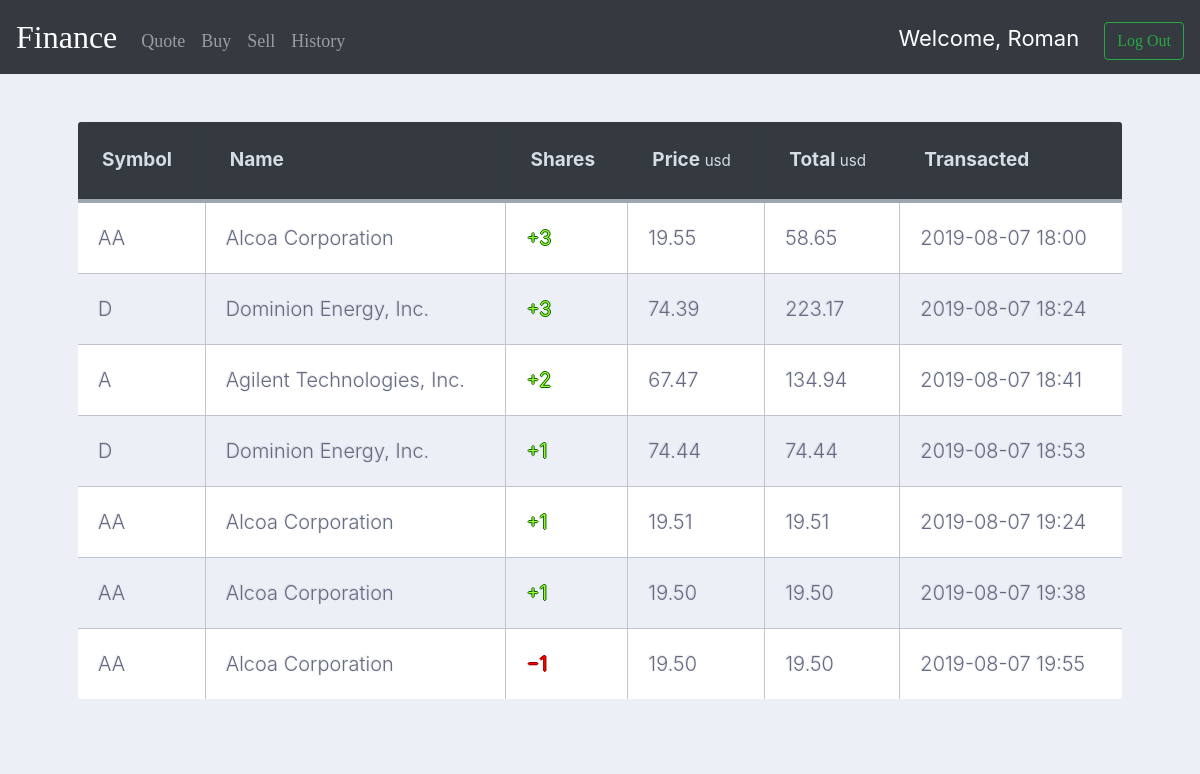
The page /history (signed in) on the database its author committed.
### model.py (models this page shows, shortened)
class User(UserMixin, db.Model):
    id = db.Column(db.Integer, primary_key=True)
    username = db.Column(db.String(10), unique=True, nullable=False)
    password = db.Column(db.String(30), unique=True, nullable=False)
    cash = db.Column(db.Float)
    shares = db.relationship('Share', backref='owner')
    history = db.relationship('History', backref='owner')

class History(db.Model):
    id = db.Column(db.Integer, primary_key=True)
    symbol = db.Column(db.String(10), nullable=False)
    name = db.Column(db.String(10), nullable=False)
    number = db.Column(db.Integer, nullable=False)
    price = db.Column(db.Float, nullable=False)
    total = db.Column(db.Float, nullable=False)
    transacted = db.Column(db.String, nullable=False)
    status = db.Column(db.String, nullable=False)
    owner_id = db.Column(db.Integer, db.ForeignKey('user.id'))

### view.py (the view)
@app.route('/history', methods=['GET', 'POST'])
def history():
    user = User.query.filter_by(username=session['user_name']).first()
    return render_template('history.html', history=user.history)

### helper.py (called while the page is built)
def format_value_float(value):
    value = float(value)
    return f"{value:,.2f}"

### view.py (called while the page is built)
@login_manager.user_loader
def load_user(user_id):
    return User.query.get(int(user_id))

### templates/history.html (shortened to what this page needs)
{% extends 'base.html' %}
{% block main %}
    <div>
        <table style="width: 100%">
            <tr style="text-align:left">
                <th style="font-weight:bold">Symbol</th>
                <th style="font-weight:bold">Name</th>
                <th style="font-weight:bold">Shares</th>
                <th style="font-weight:bold">Price
                    <small>usd</small>
                </th>
                <th style="font-weight:bold">Total
                    <small>usd</small>
                </th>
                <th style="font-weight:bold">Transacted</th>
            </tr>
            {% for item in history %}
                <tr>
                    <td>{{ item.symbol }}</td>
                    <td>{{ item.name }}</td>
                    {% if item.status == 'bought' %}
                        <td id="color_buy">&plus;{{ item.number }}</td>
                    {% else %}
                        <td id="color_sell">&minus;{{ item.number }}</td>
                    {% endif %}
                    <td>{{ format_value_float(item.price) }}</td>
                    <td>{{ format_value_float(item.total) }}</td>
                    <td>{{ item.transacted }}</td>
                </tr>
            {% endfor %}
        </table>
    </div>
{% endblock %}

### templates/base.html (shortened to what this page needs)
<!DOCTYPE html>
<html lang="en">
<head>
	<link rel="stylesheet" type="text/css" href="/static/css/util.css">
	<link rel="stylesheet" type="text/css" href="/static/css/main.css">
    <link href="https://maxcdn.bootstrapcdn.com/bootstrap/4.1.3/css/bootstrap.min.css" rel="stylesheet">
    <link href="/static/styles.css" rel="stylesheet">
    <link href="/static/login.css" rel="stylesheet">
    <link rel="stylesheet" href="https://cdnjs.cloudflare.com/ajax/libs/font-awesome/4.7.0/css/font-awesome.css"/>
    <link rel="stylesheet" href="https://stackpath.bootstrapcdn.com/bootstrap/4.1.1/css/bootstrap.min.css"
/>
    <link rel="stylesheet" href="https://stackpath.bootstrapcdn.com/bootstrap/4.3.1/css/bootstrap.min.css"
>
</head>
<body>
<nav class="navbar navbar-expand-lg navbar-dark bg-dark">
    <a class="navbar-brand" href="{{ url_for('index') }}">Finance</a>
    <div class="collapse navbar-collapse" id="navbarSupportedContent">
        {% if session.user_name %}
            <ul class="navbar-nav mr-auto mt-2">
                <li class="nav-item"><a class="nav-link" href="/quote">Quote</a></li>
                <li class="nav-item"><a class="nav-link" href="/buy">Buy</a></li>
                <li class="nav-item"><a class="nav-link" href="/sell">Sell</a></li>
                <li class="nav-item"><a class="nav-link" href="/history">History</a></li>
            </ul>
            <ul class="navbar-nav ml-auto mt-2">
                <li class="welcome">Welcome, {{ session.user_name }}</li>
                <li class="nav-item"><a class="btn btn-outline-success my-2 my-sm-0" href="/logout">Log Out</a></li>
            </ul>
        {% else %}
            <ul class="navbar-nav ml-auto mt-2" id="fff">
                <li><a href="/register" role="button" class="btn btn-outline-success my-2 my-sm-0">Register</a></li>
                <li>-</li>
                <li><a href="/login" role="button" class="btn btn-outline-success my-2 my-sm-0">Log In</a></li>
            </ul>
        {% endif %}
    </div>
</nav>
<main class="container p-5">
    {% block main %}{% endblock %}
</main>
</body>
</html>

### static/css/main.css (style rules this page uses)
* { margin: 0px; padding: 0px; box-sizing: border-box; }
body, html { height: 100%; font-family: Ubuntu-Regular, sans-serif; }
a { font-family: Ubuntu-Regular; font-size: 14px; line-height: 1.7; color: #666666; margin: 0px; transition: all 0.4s; -webkit-transition: all 0.4s; -o-transition: all 0.4s; -moz-transition: all 0.4s; }
ul, li { margin: 0px; list-style-type: none; }

### static/styles.css (style rules this page uses)
nav .navbar-brand { font-size: xx-large; }
main { overflow-x: auto; text-align: center; }
.nav-link { font-size: 18px; }
#color_buy { color: greenyellow; text-shadow: darkgreen 1px 0 0px, darkgreen 0 1px 0px, darkgreen -1px 0 0px, darkgreen 0 -1px 0px; }
#color_sell { color: red; text-shadow: #8B0000 1px 0 0px, #8B0000 0 1px 0px, #8B0000 -1px 0 0px, #8B0000 0 -1px 0px; }

### static/login.css (style rules this page uses)
.container { position: relative; z-index: 1; max-width: 300px; margin: 0 auto; }
.container:before, .container:after { content: ""; display: block; clear: both; }
body { background: #ECEFF5; background: -webkit-linear-gradient(right, #ECEFF5, #ECEFF5); background: -moz-linear-gradient(right, #ECEFF5, #ECEFF5); background: -o-linear-gradient(right, #ECEFF5, #ECEFF5); background: linear-gradient(to left, #ECEFF5, #ECEFF5); font-family: "Roboto", sans-serif; -webkit-font-smoothing: antialiased; -moz-osx-font-smoothing: grayscale; }
.welcome { color: #ffffff; font-size: 22px; margin-right: 25px; }
th { color:#D5DDE5; background: #343A40; border-bottom:4px solid #9ea7af; border-right: 1px solid #343a45; font-size:19px; font-weight: 100; padding:24px; text-align:left; text-shadow: 0 1px 1px rgba(0, 0, 0, 0.1); vertical-align:middle; }
th:first-child { border-top-left-radius:3px; }
th:last-child { border-top-right-radius:3px; border-right:none; }
tr { border-top: 1px solid #C1C3D1; border-bottom-: 1px solid #C1C3D1; color:#666B85; font-size:16px; font-weight:normal; text-shadow: 0 1px 1px rgba(256, 256, 256, 0.1); }
tr:first-child { border-top:none; }
tr:last-child { border-bottom:none; }
tr:nth-child(odd) td { background:#ECEFF5; }
tr:last-child td:first-child { border-bottom-left-radius:3px; }
tr:last-child td:last-child { border-bottom-right-radius:3px; }
td { background:#FFFFFF; padding:20px; text-align:left; vertical-align:middle; font-weight:300; font-size:20px; text-shadow: -1px -1px 1px rgba(0, 0, 0, 0.1); border-right: 1px solid #C1C3D1; }
td:last-child { border-right: 1px; }

### rows shown on the page
User: user_name "Roman"
History: symbol "AA", name "Alcoa Corporation", number "3", price "19.55", total "58.65", transacted "2019-08-07 18:00"
History: symbol "D", name "Dominion Energy, Inc.", number "3", price "74.39", total "223.17", transacted "2019-08-07 18:24"
History: symbol "A", name "Agilent Technologies, Inc.", number "2", price "67.47", total "134.94", transacted "2019-08-07 18:41"
History: symbol "D", name "Dominion Energy, Inc.", number "1", price "74.44", total "74.44", transacted "2019-08-07 18:53"
History: symbol "AA", name "Alcoa Corporation", number "1", price "19.51", total "19.51", transacted "2019-08-07 19:24"
History: symbol "AA", name "Alcoa Corporation", number "1", price "19.50", total "19.50", transacted "2019-08-07 19:38"
History: symbol "AA", name "Alcoa Corporation", number "1", price "19.50", total "19.50", transacted "2019-08-07 19:55"
